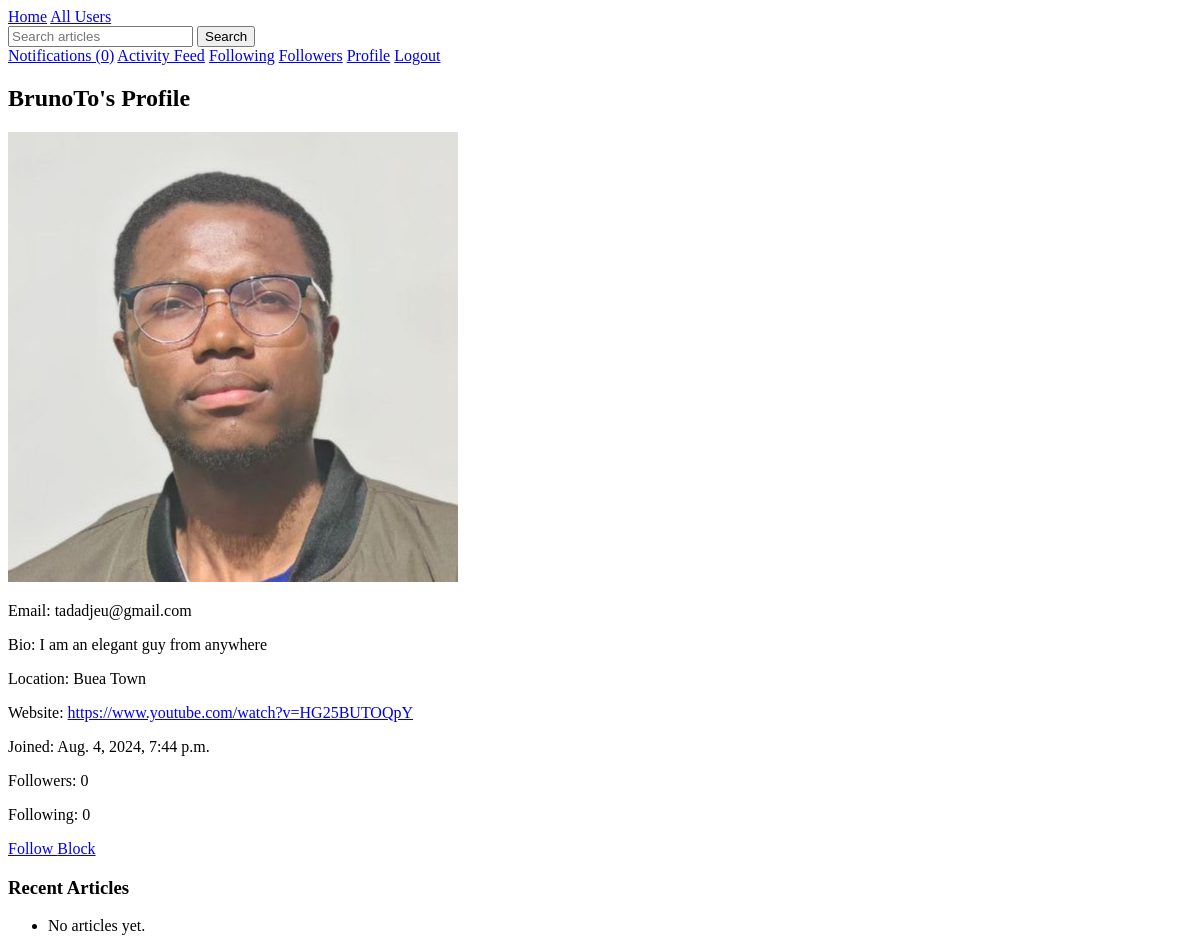
Page /users/profile/BrunoTo/ (signed in) on the earlier database version.
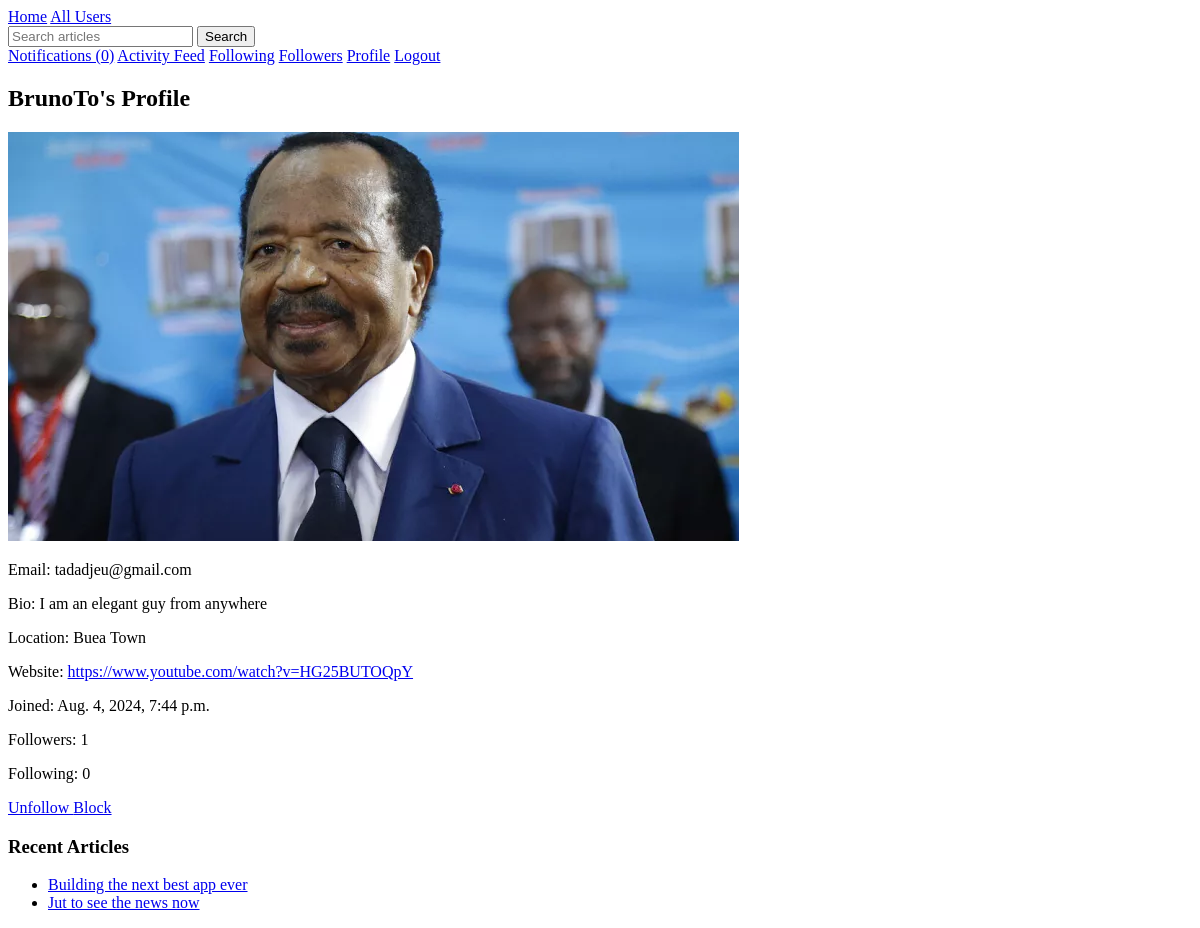
Same page on the later database version.
### users/models.py (models this page shows, shortened)
class User(AbstractUser):
    bio = models.TextField(max_length=500, blank=True)
    profile_picture = models.ImageField(upload_to='profile_pics/', blank=True, null=True)
    date_joined = models.DateTimeField(auto_now_add=True)
    location = models.CharField(max_length=100, blank=True)
    website = models.URLField(max_length=200, blank=True)
    following = models.ManyToManyField('self', symmetrical=False, related_name='followers')
    blocked_users = models.ManyToManyField('self', symmetrical=False, related_name='blocked_by')
    def unread_notifications_count(self):
        return self.notifications.filter(is_read=False).count()

### articles/models.py (models this page shows, shortened)
class Article(models.Model):
    title = models.CharField(max_length=200)
    content = models.TextField()
    author = models.ForeignKey(settings.AUTH_USER_MODEL, on_delete=models.CASCADE)
    created_at = models.DateTimeField(auto_now_add=True)
    updated_at = models.DateTimeField(auto_now=True)
    published_at = models.DateTimeField(null=True, blank=True)
    status = models.CharField(max_length=10, choices=[('draft', 'Draft'), ('published', 'Published')], default='draft')
    language = models.CharField(max_length=2, choices=[('EN', 'English'), ('FR', 'French')])
    tags = TaggableManager()
    bookmarks = models.ManyToManyField(settings.AUTH_USER_MODEL, related_name='bookmarked_articles', blank=True)

### users/views.py (the view)
# urls.py: path('profile/<str:username>/', UserProfileView.as_view(), name='user_profile'),
class UserProfileView(LoginRequiredMixin, DetailView):
    model = User
    template_name = 'users/profile.html'
    context_object_name = 'user_profile'
    def get_object(self, queryset=None):
        return get_object_or_404(User, username=self.kwargs.get('username'))
    def get_context_data(self, **kwargs):
        context = super().get_context_data(**kwargs)
        if self.request.user.is_authenticated:
            context['is_following'] = self.request.user.following.filter(id=self.object.id).exists()
            context['is_blocked'] = self.request.user.blocked_users.filter(id=self.object.id).exists()
        context['articles'] = Article.objects.filter(author=self.object, status='published').order_by('-published_at')[:5]
        return context

### templates/users/profile.html (shortened to what this page needs)
{% extends "base.html" %}
{% block content %}
<h2>{{ user_profile.username }}'s Profile</h2>
{% if user_profile.profile_picture %}
    <img src="{{ user_profile.profile_picture.url }}" alt="Profile Picture">
{% endif %}
<p>Email: {{ user_profile.email }}</p>
<p>Bio: {{ user_profile.bio }}</p>
<p>Location: {{ user_profile.location }}</p>
<p>Website: <a href="{{ user_profile.website }}">{{ user_profile.website }}</a></p>
<p>Joined: {{ user_profile.date_joined }}</p>
<p>Followers: {{ user_profile.followers.count }}</p>
<p>Following: {{ user_profile.following.count }}</p>
{% if user.is_authenticated and user != user_profile %}
    <a href="{% url 'toggle_follow' user_profile.username %}">
        {% if is_following %}
            Unfollow
        {% else %}
            Follow
        {% endif %}
    </a>
    <a href="{% url 'toggle_block' user_profile.username %}">
        {% if is_blocked %}
            Unblock
        {% else %}
            Block
        {% endif %}
    </a>
{% endif %}
<h3>Recent Articles</h3>
<ul>
{% for article in articles %}
    <li><a href="{% url 'article_detail' article.pk %}">{{ article.title }}</a></li>
{% empty %}
    <li>No articles yet.</li>
{% endfor %}
</ul>
{% endblock %}

Differences in the rows shown:
changed User "BrunoTo": profile_picture: a different picture; followers.count "0" → "1"
added Article: title "Building the next best app ever"
added Article: title "Jut to see the news now"
Other differences:
text no longer shown: "Follow No articles yet."
text now shown: "Unfollow"
